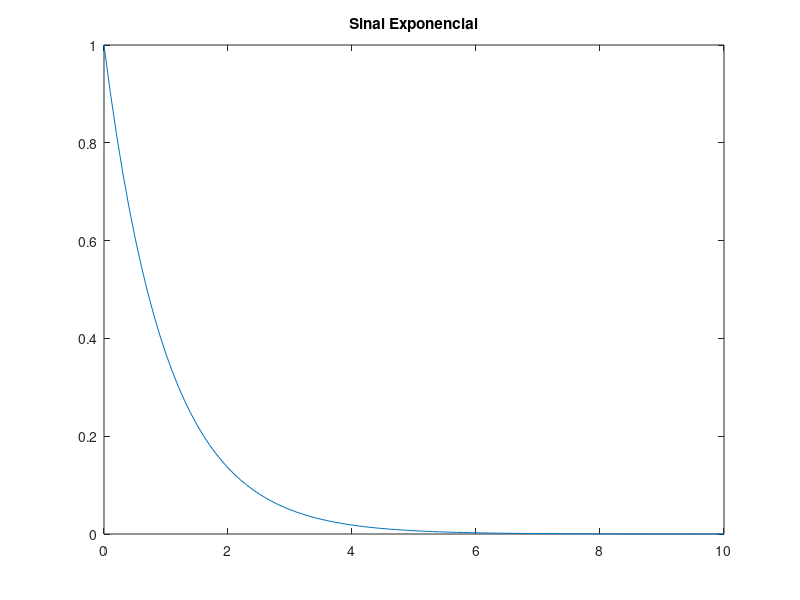
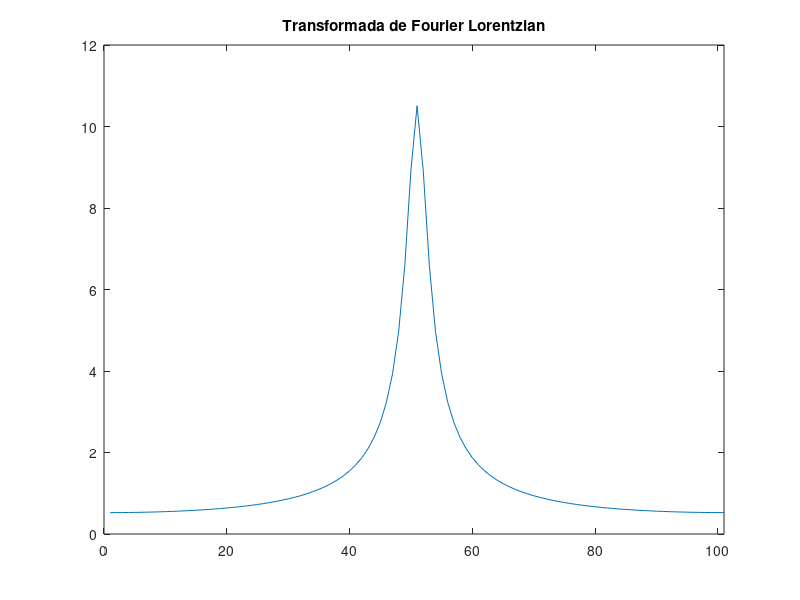

MATLAB code to generate these figures, in order:
clear; clc; close all
dt = 0.1;
t = 0:dt:10;
% Função Exponencial
s = exp(-t);
S = fft(s);
Sr = real(S);
Si = imag(S);
Sabs = abs(S);

figure();
plot(t,s); title('Sinal Exponencial');
figure();
plot(fftshift(Sabs)); title('Transformada de Fourier Lorentzian')
xlim([0, length(Sabs)]);